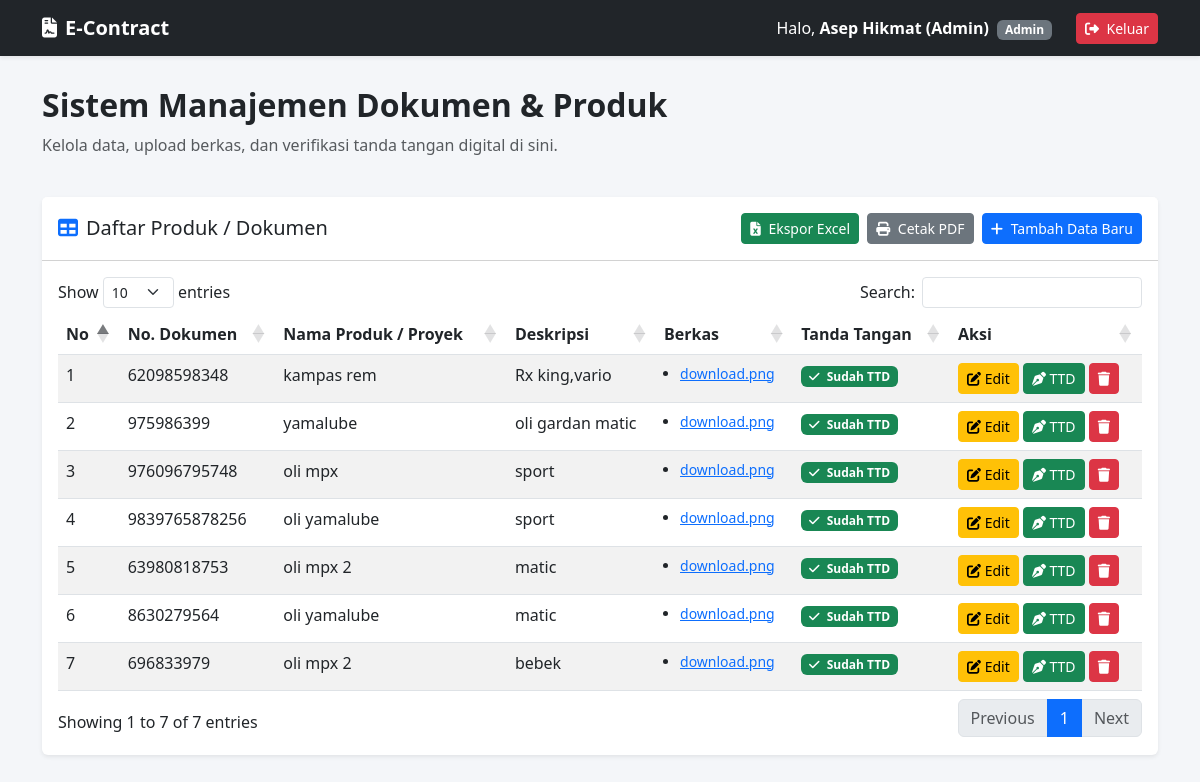
/dashboard.php (signed in), run on the app's committed database.
### tables this page shows
CREATE TABLE `produk_dokumen` (
  `id_dokumen` int(11) NOT NULL,
  `nomor_dokumen` varchar(50) NOT NULL,
  `nama_produk` varchar(150) NOT NULL,
  `deskripsi` text DEFAULT NULL,
  `ttd_digital` longtext DEFAULT NULL,
  `tgl_dibuat` timestamp NULL DEFAULT current_timestamp()
);

CREATE TABLE `dokumen_files` (
  `id_file` int(11) NOT NULL,
  `id_dokumen` int(11) NOT NULL,
  `nama_file` varchar(255) NOT NULL
);

### dashboard.php (the view, shortened to what this page needs)
<!DOCTYPE html>
<html lang="id">
<head>
    <link href="https://cdn.jsdelivr.net/npm/bootstrap@5.3.0/dist/css/bootstrap.min.css" rel="stylesheet">
    <link href="https://cdn.datatables.net/1.13.4/css/dataTables.bootstrap5.min.css" rel="stylesheet">
    <link href="https://cdnjs.cloudflare.com/ajax/libs/font-awesome/6.4.0/css/all.min.css" rel="stylesheet">
</head>
<body>
<div class="wrapper">
    <nav class="navbar navbar-expand-lg navbar-dark bg-dark shadow-sm">
        <div class="container">
            <a class="navbar-brand" href="#"><i class="fa-solid fa-file-contract me-2"></i>E-Contract</a>
            <div class="collapse navbar-collapse justify-content-end" id="navbarNav">
                <ul class="navbar-nav align-items-center">
                    <li class="nav-item me-3">
                        <span class="nav-link text-white">
                            Halo, <strong><?= htmlspecialchars($_SESSION['nama_lengkap']); ?></strong>
                            <span class="badge bg-secondary ms-1"><?= ucfirst($_SESSION['role']); ?></span>
                        </span>
                    </li>
                    <li class="nav-item">
                        <a class="btn btn-danger btn-sm" href="logout.php" onclick="return confirm('Yakin ingin logout?')">
                            <i class="fa-solid fa-right-from-bracket me-1"></i> Keluar
                        </a>
                    </li>
                </ul>
            </div>
        </div>
    </nav>
    <main class="main-content">
        <div class="container">
            <div class="row mb-4">
                <div class="col">
                    <h2 class="fw-bold">Sistem Manajemen Dokumen & Produk</h2>
                    <p class="text-muted">Kelola data, upload berkas, dan verifikasi tanda tangan digital di sini.</p>
                </div>
            </div>
            <div class="card shadow-sm border-0">
                <div class="card-header bg-white py-3 d-flex justify-content-between align-items-center">
                    <h5 class="m-0 font-weight-bold text-dark"><i class="fa-solid fa-table me-2 text-primary"></i>Daftar Produk / Dokumen</h5>
                    <div class="btn-group-wrapper">
                        <a href="ekspor_excel.php" class="btn btn-success btn-sm me-1">
                            <i class="fa-solid fa-file-excel me-1"></i> Ekspor Excel
                        </a>
                        <button onclick="window.print()" class="btn btn-secondary btn-sm me-1">
                            <i class="fa-solid fa-print me-1"></i> Cetak PDF
                        </button>
                        <button class="btn btn-primary btn-sm" data-bs-toggle="modal" data-bs-target="#modalTambah">
                            <i class="fa-solid fa-plus me-1"></i> Tambah Data Baru
                        </button>
                    </div>
                </div>
                <div class="card-body">
                    <div class="table-responsive">
                        <table class="table table-striped table-hover" id="tabelData" width="100%" cellspacing="0">
                            <thead>
                                <tr>
                                    <th>No</th>
                                    <th>No. Dokumen</th>
                                    <th>Nama Produk / Proyek</th>
                                    <th>Deskripsi</th>
                                    <th>Berkas</th>
                                    <th>Tanda Tangan</th>
                                    <th>Aksi</th>
                                </tr>
                            </thead>
                            <tbody>
                                <?php
                                require_once 'koneksi.php';
                                $query = "SELECT * FROM produk_dokumen ORDER BY id_dokumen DESC";
                                $result = $koneksi->query($query);
                                if ($result && $result->num_rows > 0) {
                                    $no = 1;
                                    while ($row = $result->fetch_assoc()) {
                                        $id_dok = $row['id_dokumen'];
                                        ?>
                                        <tr>
                                            <td><?= $no++; ?></td>
                                            <td><?= htmlspecialchars($row['nomor_dokumen']); ?></td>
                                            <td><?= htmlspecialchars($row['nama_produk']); ?></td>
                                            <td><?= htmlspecialchars($row['deskripsi']); ?></td>
                                            <td>
                                                <?php
                                                $query_file = "SELECT * FROM dokumen_files WHERE id_dokumen = '$id_dok'";
                                                $result_file = $koneksi->query($query_file);
                                                if ($result_file && $result_file->num_rows > 0) {
                                                    echo "<ul class='ps-3 m-0 small'>";
                                                    while ($file = $result_file->fetch_assoc()) {
                                                        $nama_tampil = explode("_", $file['nama_file'], 3);
                                                        $nama_asli = isset($nama_tampil[2]) ? $nama_tampil[2] : $file['nama_file'];
                                                        echo "<li><a href='uploads/" . $file['nama_file'] . "' target='_blank'>" . htmlspecialchars($nama_asli) . "</a></li>";
                                                    }
                                                    echo "</ul>";
                                                } else {
                                                    echo "<span class='text-muted small'>Tidak ada berkas</span>";
                                                }
                                                ?>
                                            </td>
                                            <td>
                                                <?php if (!empty($row['ttd_digital'])): ?>
                                                    <span class="badge bg-success"><i class="fa-solid fa-check me-1"></i> Sudah TTD</span>
                                                <?php else: ?>
                                                    <span class="badge bg-warning text-dark"><i class="fa-solid fa-clock me-1"></i> Pending</span>
                                                <?php endif; ?>
                                            </td>
                                            <td>
                                                <button class="btn btn-warning btn-sm btn-edit"
                                                    data-id="<?= $id_dok; ?>"
                                                    data-nomor="<?= htmlspecialchars($row['nomor_dokumen'], ENT_QUOTES); ?>"
                                                    data-nama="<?= htmlspecialchars($row['nama_produk'], ENT_QUOTES); ?>"
                                                    data-deskripsi="<?= htmlspecialchars($row['deskripsi'], ENT_QUOTES); ?>"
                                                    data-bs-toggle="modal"
                                                    data-bs-target="#modalEdit">
                                                    <i class="fa-solid fa-pen-to-square"></i> Edit
                                                </button>
                                                <button class="btn btn-success btn-sm btn-ttd" data-id="<?= $id_dok; ?>" data-bs-toggle="modal" data-bs-target="#modalTTD">
                                                    <i class="fa-solid fa-pen-nib"></i> TTD
                                                </button>
                                                <a href="proses_hapus.php?id=<?= $id_dok; ?>" class="btn btn-danger btn-sm" onclick="return confirm('Apakah Anda yakin ingin menghapus data ini beserta seluruh berkasnya?')">
                                                    <i class="fa-solid fa-trash"></i>
                                                </a>
                                            </td>
                                        </tr>
                                        <?php
                                    }
                                } else {
                                    ?>
                                    <tr>
                                        <td colspan="7" class="text-center text-muted py-4">Belum ada data dokumen yang tersimpan</td>
                                    </tr>
                                    <?php
                                }
                                ?>
                            </tbody>
                        </table>
                    </div>
                </div>
            </div>
        </div>
    </main>
</div>
</body>
</html>

### dashboard.php (style rules this page uses)
body { background-color: #f4f6f9; }
.navbar-brand { font-weight: bold; }
.wrapper { min-height: 100vh; display: flex; flex-direction: column; }
.main-content { flex: 1; padding: 30px 0; }

### data on the page
produk_dokumen: nomor_dokumen "62098598348", nama_produk "kampas rem", deskripsi "Rx king,vario", shows "Sudah TTD"
dokumen_files: nama_file "download.png"
produk_dokumen: nomor_dokumen "975986399", nama_produk "yamalube", deskripsi "oli gardan matic", shows "Sudah TTD"
dokumen_files: nama_file "download.png"
produk_dokumen: nomor_dokumen "976096795748", nama_produk "oli mpx", deskripsi "sport", shows "Sudah TTD"
dokumen_files: nama_file "download.png"
produk_dokumen: nomor_dokumen "9839765878256", nama_produk "oli yamalube", deskripsi "sport", shows "Sudah TTD"
dokumen_files: nama_file "download.png"
produk_dokumen: nomor_dokumen "63980818753", nama_produk "oli mpx 2", deskripsi "matic", shows "Sudah TTD"
dokumen_files: nama_file "download.png"
produk_dokumen: nomor_dokumen "8630279564", nama_produk "oli yamalube", deskripsi "matic", shows "Sudah TTD"
dokumen_files: nama_file "download.png"
produk_dokumen: nomor_dokumen "696833979", nama_produk "oli mpx 2", deskripsi "bebek", shows "Sudah TTD"
dokumen_files: nama_file "download.png"

### other printed values
$_SESSION['nama_lengkap'] "Asep Hikmat (Admin)"
$_SESSION['role'] "Admin"
